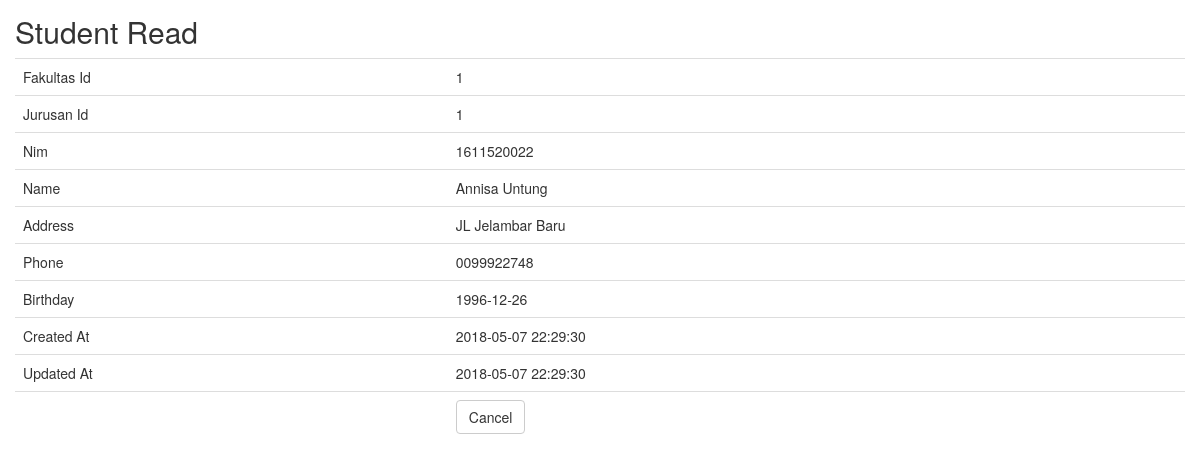
The page /student/read/19.html on the database its author committed.
### tables this page shows
CREATE TABLE `student` (
  `id` int(11) NOT NULL AUTO_INCREMENT,
  `fakultas_id` int(11) NOT NULL,
  `jurusan_id` int(11) NOT NULL,
  `nim` int(11) NOT NULL,
  `name` varchar(100) NOT NULL,
  `address` varchar(500) NOT NULL,
  `phone` varchar(15) NOT NULL,
  `birthday` date NOT NULL,
  `created_at` datetime DEFAULT CURRENT_TIMESTAMP,
  `updated_at` datetime DEFAULT CURRENT_TIMESTAMP ON UPDATE CURRENT_TIMESTAMP,
  PRIMARY KEY (`id`),
  UNIQUE KEY `nim` (`nim`),
  KEY `fakultas_id` (`fakultas_id`,`jurusan_id`),
  KEY `jurusan_id` (`jurusan_id`),
  CONSTRAINT `student_ibfk_1` FOREIGN KEY (`jurusan_id`) REFERENCES `jurusan` (`id`),
  CONSTRAINT `student_ibfk_2` FOREIGN KEY (`fakultas_id`) REFERENCES `fakultas` (`id`)
);

### application/controllers/Student.php (called while the page is built, shortened)
<?php
class Student extends CI_Controller
{
    function __construct()
    {
        $this->load->model('Student_model');
        $this->load->library('form_validation');
    }
    public function read($id)
    {
        $row = $this->Student_model->get_by_id($id);
        if ($row) {
            $data = array(
		'id' => $row->id,
		'fakultas_id' => $row->fakultas_id,
		'jurusan_id' => $row->jurusan_id,
		'nim' => $row->nim,
		'name' => $row->name,
		'address' => $row->address,
		'phone' => $row->phone,
		'birthday' => $row->birthday,
		'created_at' => $row->created_at,
		'updated_at' => $row->updated_at,
	    );
            $this->load->view('student/student_read', $data);
        } else {
            $this->session->set_flashdata('message', 'Record Not Found');
            redirect(site_url('student'));
        }
    }
}

### index.php (called while the page is built, shortened)
<?php
require_once BASEPATH.'core/CodeIgniter.php';

### application/models/Student_model.php (called while the page is built, shortened)
<?php
class Student_model extends CI_Model
{
    public $table = 'student';
    public $id = 'id';
    function get_by_id($id)
    {
        $this->db->where($this->id, $id);
        return $this->db->get($this->table)->row();
    }
}

### application/views/student/student_read.php (the view, shortened to what this page needs)
<!doctype html>
<html>
    <head>
        <link rel="stylesheet" href="<?php echo base_url('assets/bootstrap/css/bootstrap.min.css') ?>"/>
    </head>
    <body>
        <h2 style="margin-top:0px">Student Read</h2>
        <table class="table">
	    <tr><td>Fakultas Id</td><td><?php echo $fakultas_id; ?></td></tr>
	    <tr><td>Jurusan Id</td><td><?php echo $jurusan_id; ?></td></tr>
	    <tr><td>Nim</td><td><?php echo $nim; ?></td></tr>
	    <tr><td>Name</td><td><?php echo $name; ?></td></tr>
	    <tr><td>Address</td><td><?php echo $address; ?></td></tr>
	    <tr><td>Phone</td><td><?php echo $phone; ?></td></tr>
	    <tr><td>Birthday</td><td><?php echo $birthday; ?></td></tr>
	    <tr><td>Created At</td><td><?php echo $created_at; ?></td></tr>
	    <tr><td>Updated At</td><td><?php echo $updated_at; ?></td></tr>
	    <tr><td></td><td><a href="<?php echo site_url('student') ?>" class="btn btn-default">Cancel</a></td></tr>
	</table>
        </body>
</html>

### application/views/student/student_read.php (style rules this page uses)
body { padding: 15px; }

### rows shown on the page
student: fakultas "1", jurusan "1", nim "1611520022", name "Annisa Untung", address "JL Jelambar Baru", phone "0099922748", birthday "1996-12-26", created_at "2018-05-07 22:29:30", updated_at "2018-05-07 22:29:30"
